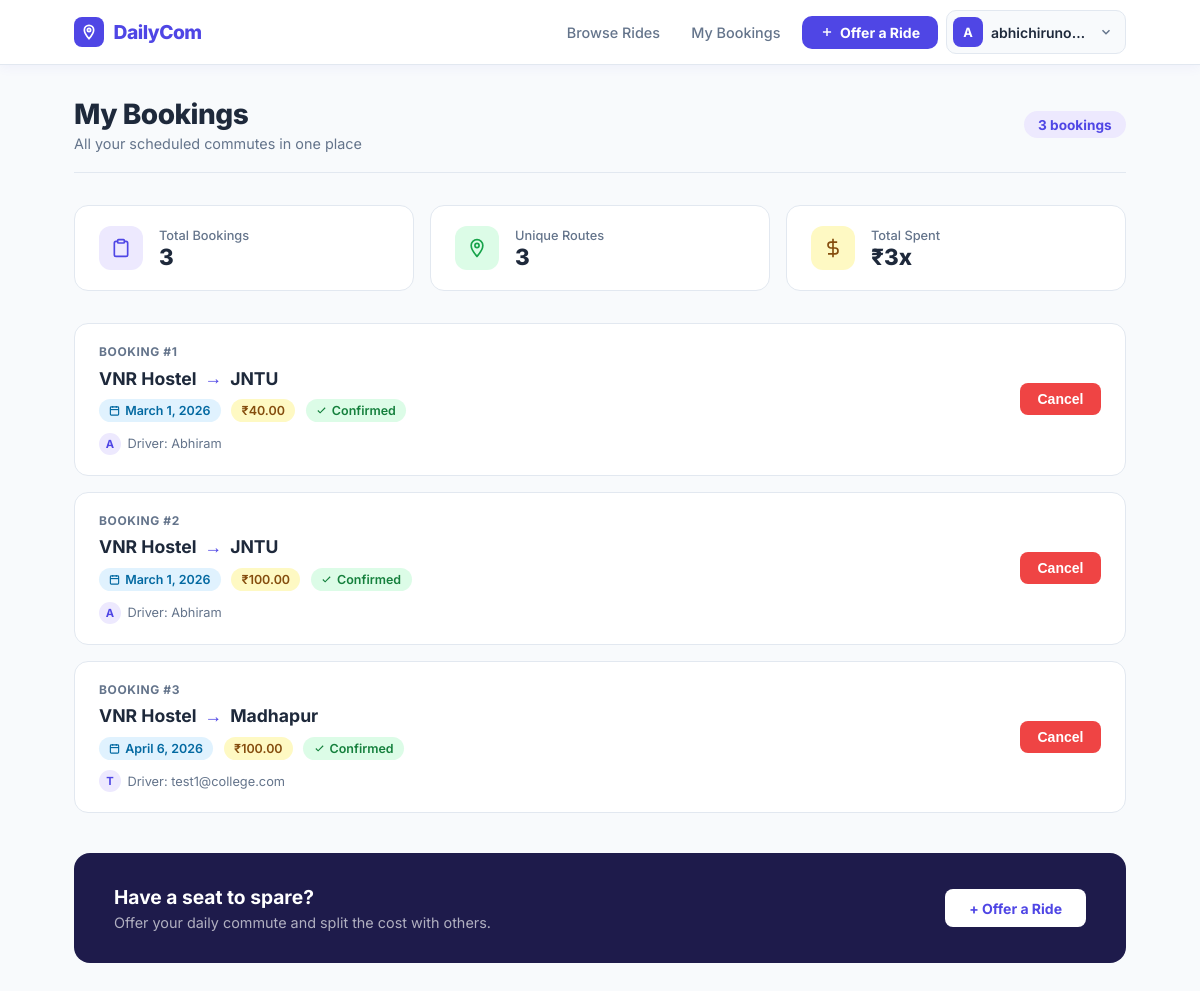
Page /my-bookings/ (signed in) on the committed database.
### rides/models.py (models this page shows, shortened)
class Booking(models.Model):
    ride = models.ForeignKey(Ride, on_delete=models.CASCADE)
    user = models.ForeignKey(User, on_delete=models.CASCADE)
    booked_at = models.DateTimeField(auto_now_add=True)

class Ride(models.Model):
    driver = models.ForeignKey(User, on_delete=models.CASCADE)
    source = models.CharField(max_length=100)
    destination = models.CharField(max_length=100)
    date = models.DateField()
    seats_available = models.IntegerField()
    price = models.DecimalField(max_digits=6, decimal_places=2)

### rides/views.py (the view)
# urls.py: path("my-bookings/", views.my_bookings, name="my_bookings"),
@login_required
def my_bookings(request):
    bookings = Booking.objects.filter(user=request.user)
    return render(request, "my_bookings.html", {
        "bookings": bookings
    })

### templates/my_bookings.html (shortened to what this page needs)
{% extends "base.html" %}
{% block content %}
<div class="mb-header">
  <div class="mb-header-left">
    <h1>My Bookings</h1>
    <p>All your scheduled commutes in one place</p>
  </div>
  {% if bookings %}
  <span class="mb-count-pill">{{ bookings|length }} booking{{ bookings|length|pluralize }}</span>
  {% endif %}
</div>
{% if bookings %}
<div class="mb-stats">
  <div class="mb-stat">
    <div class="mb-stat-icon purple">
      <svg width="20" height="20" viewBox="0 0 24 24" fill="none" stroke="#4f46e5" stroke-width="2"><path d="M16 4h2a2 2 0 0 1 2 2v14a2 2 0 0 1-2 2H6a2 2 0 0 1-2-2V6a2 2 0 0 1 2-2h2"/><rect x="8" y="2" width="8" height="4" rx="1"/></svg>
    </div>
    <div>
      <div class="mb-stat-label">Total Bookings</div>
      <div class="mb-stat-value">{{ bookings|length }}</div>
    </div>
  </div>
  <div class="mb-stat">
    <div class="mb-stat-icon green">
      <svg width="20" height="20" viewBox="0 0 24 24" fill="none" stroke="#16a34a" stroke-width="2"><path d="M12 2C8.13 2 5 5.13 5 9c0 5.25 7 13 7 13s7-7.75 7-13c0-3.87-3.13-7-7-7z"/><circle cx="12" cy="9" r="2.5"/></svg>
    </div>
    <div>
      <div class="mb-stat-label">Unique Routes</div>
      <div class="mb-stat-value">{{ bookings|length }}</div>
    </div>
  </div>
  <div class="mb-stat">
    <div class="mb-stat-icon amber">
      <svg width="20" height="20" viewBox="0 0 24 24" fill="none" stroke="#854d0e" stroke-width="2"><line x1="12" y1="1" x2="12" y2="23"/><path d="M17 5H9.5a3.5 3.5 0 0 0 0 7h5a3.5 3.5 0 0 1 0 7H6"/></svg>
    </div>
    <div>
      <div class="mb-stat-label">Total Spent</div>
      <div class="mb-stat-value">₹{% with total=0 %}{% for b in bookings %}{% endfor %}{{ bookings|length }}x{% endwith %}</div>
    </div>
  </div>
</div>
<div class="mb-list">
  {% for booking in bookings %}
  <div class="mb-card">
    <div class="mb-card-left">
      <div class="mb-card-number">Booking #{{ forloop.counter }}</div>
      <div class="mb-route">
        {{ booking.ride.source }}
        <span class="mb-route-arrow">→</span>
        {{ booking.ride.destination }}
      </div>
      <div class="mb-meta">
        <span class="mb-badge mb-badge-date">
          <svg width="11" height="11" viewBox="0 0 24 24" fill="none" stroke="currentColor" stroke-width="2.5"><rect x="3" y="4" width="18" height="18" rx="2"/><line x1="16" y1="2" x2="16" y2="6"/><line x1="8" y1="2" x2="8" y2="6"/><line x1="3" y1="10" x2="21" y2="10"/></svg>
          {{ booking.ride.date }}
        </span>
        <span class="mb-badge mb-badge-price">
          ₹{{ booking.ride.price }}
        </span>
        <span class="mb-badge mb-badge-status-booked">
          <svg width="11" height="11" viewBox="0 0 24 24" fill="none" stroke="currentColor" stroke-width="2.5"><polyline points="20 6 9 17 4 12"/></svg>
          Confirmed
        </span>
      </div>
      <div class="mb-driver">
        <span class="mb-driver-avatar">{{ booking.ride.driver.username|first|upper }}</span>
        Driver: {{ booking.ride.driver.username }}
      </div>
    </div>
    <div class="mb-card-action">
      <form method="POST" action="{% url 'cancel_booking' booking.id %}">
        <button type="submit" class="btn btn-danger"
          onclick="return confirm('Cancel this booking?')">
          Cancel
        </button>
      </form>
    </div>
  </div>
  {% endfor %}
</div>
{% endif %}
<div class="mb-cta">
  <div>
    <h3>Have a seat to spare?</h3>
    <p>Offer your daily commute and split the cost with others.</p>
  </div>
  <a href="{% url 'create_ride' %}" class="btn btn-white" style="padding:.65rem 1.5rem;">+ Offer a Ride</a>
</div>
{% endblock %}

### templates/base.html (shortened to what this page needs)
{% load static %}
<!DOCTYPE html>
<html>
<head>
  <link rel="stylesheet" href="{% static 'css/style.css' %}">
</head>
<body>
<nav class="dc-nav">
  <div class="dc-nav-inner">
    <a href="{% url 'home' %}" class="dc-nav-brand">
      <div class="dc-nav-brand-icon">
        <svg width="16" height="16" viewBox="0 0 24 24" fill="none" stroke="#fff" stroke-width="2.5">
          <path d="M12 2C8.13 2 5 5.13 5 9c0 5.25 7 13 7 13s7-7.75 7-13c0-3.87-3.13-7-7-7z"/>
          <circle cx="12" cy="9" r="2.5"/>
        </svg>
      </div>
      DailyCom
    </a>
    {% if user.is_authenticated %}
    <div class="dc-nav-links">
      <a href="{% url 'home' %}" class="dc-nav-link">Browse Rides</a>
      <a href="{% url 'my_bookings' %}" class="dc-nav-link">My Bookings</a>
      <a href="{% url 'create_ride' %}" class="dc-nav-cta">
        <svg width="14" height="14" viewBox="0 0 24 24" fill="none" stroke="currentColor" stroke-width="2.5"><line x1="12" y1="5" x2="12" y2="19"/><line x1="5" y1="12" x2="19" y2="12"/></svg>
        Offer a Ride
      </a>
      <div class="dc-user-menu" id="userMenu">
        <button class="dc-user-btn" id="userBtn" onclick="toggleUserMenu()">
          <div class="dc-user-avatar">{{ user.username|first|upper }}</div>
          <span class="dc-user-name">{{ user.username }}</span>
          <svg width="14" height="14" viewBox="0 0 24 24" fill="none" stroke="currentColor" stroke-width="2.5" class="dc-chevron"><polyline points="6 9 12 15 18 9"/></svg>
        </button>
      </div>
    </div>
    {% endif %}
  </div>
</nav>
<div class="container">
  {% block content %}{% endblock %}
</div>
</body>
</html>

### static/css/style.css (style rules this page uses)
*, *::before, *::after { box-sizing: border-box; margin: 0; padding: 0; }
:root { --primary: #4f46e5; --primary-dk: #3730a3; --accent: #06b6d4; --bg: #f8fafc; --surface: #ffffff; --border: #e2e8f0; --text: #1e293b; --muted: #64748b; --danger: #ef4444; --success: #22c55e; --radius: 12px; --shadow: 0 4px 24px rgba(79, 70, 229, .08); }
body { font-family: 'Inter', sans-serif; background: var(--bg); color: var(--text); min-height: 100vh; }
a { color: var(--primary); text-decoration: none; }
nav { background: var(--surface); border-bottom: 1px solid var(--border); box-shadow: 0 1px 6px rgba(0, 0, 0, .06); position: sticky; top: 0; z-index: 100; }
.container { max-width: 1100px; margin: 2rem auto; padding: 0 1.5rem; }
.btn { display: inline-block; padding: .5rem 1.1rem; border-radius: 8px; font-size: .875rem; font-weight: 600; cursor: pointer; transition: background .15s, transform .1s; border: none; text-decoration: none; }
.btn-danger { background: var(--danger); color: #fff; }

### templates/my_bookings.html (style rules this page uses)
.mb-header { display: flex; align-items: center; justify-content: space-between; margin-bottom: 2rem; padding-bottom: 1.25rem; border-bottom: 1.5px solid var(--border); flex-wrap: wrap; gap: 1rem; }
.mb-header-left h1 { font-size: 1.75rem; font-weight: 800; color: var(--text); letter-spacing: -.5px; margin-bottom: .25rem; }
.mb-header-left p { font-size: .9rem; color: var(--muted); }
.mb-count-pill { background: #ede9fe; color: var(--primary); font-size: .85rem; font-weight: 700; padding: .35rem .9rem; border-radius: 999px; }
.mb-stats { display: grid; grid-template-columns: repeat(3, 1fr); gap: 1rem; margin-bottom: 2rem; }
.mb-stat { background: #fff; border: 1px solid var(--border); border-radius: 14px; padding: 1.25rem 1.5rem; display: flex; align-items: center; gap: 1rem; }
.mb-stat-icon { width: 44px; height: 44px; border-radius: 12px; display: flex; align-items: center; justify-content: center; flex-shrink: 0; }
.mb-stat-icon.purple { background: #ede9fe; }
.mb-stat-icon.green { background: #dcfce7; }
.mb-stat-icon.amber { background: #fef9c3; }
.mb-stat-label { font-size: .8rem; color: var(--muted); font-weight: 500; margin-bottom: .2rem; }
.mb-stat-value { font-size: 1.4rem; font-weight: 800; color: var(--text); line-height: 1; }
.mb-list { display: flex; flex-direction: column; gap: 1rem; }
.mb-card { background: #fff; border: 1px solid var(--border); border-radius: 14px; padding: 1.25rem 1.5rem; display: flex; align-items: center; justify-content: space-between; gap: 1rem; flex-wrap: wrap; transition: box-shadow .15s, transform .15s; }
.mb-card-left { flex: 1; min-width: 200px; }
.mb-card-number { font-size: .75rem; font-weight: 700; color: var(--muted); text-transform: uppercase; letter-spacing: .05em; margin-bottom: .5rem; }
.mb-route { font-size: 1.1rem; font-weight: 700; color: var(--text); display: flex; align-items: center; gap: .5rem; margin-bottom: .65rem; }
.mb-route-arrow { color: var(--primary); }
.mb-meta { display: flex; flex-wrap: wrap; gap: .4rem .65rem; align-items: center; }
.mb-badge { display: inline-flex; align-items: center; gap: .3rem; font-size: .78rem; font-weight: 600; padding: .25rem .65rem; border-radius: 999px; }
.mb-badge-date { background: #e0f2fe; color: #0369a1; }
.mb-badge-price { background: #fef9c3; color: #854d0e; }
.mb-badge-status-booked { background: #dcfce7; color: #15803d; }
.mb-driver { margin-top: .65rem; font-size: .8rem; color: var(--muted); display: flex; align-items: center; gap: .4rem; }
.mb-driver-avatar { width: 22px; height: 22px; border-radius: 50%; background: #ede9fe; color: var(--primary); font-size: .7rem; font-weight: 700; display: inline-flex; align-items: center; justify-content: center; }
.mb-card-action { flex-shrink: 0; }
.mb-cta { background: #1e1b4b; border-radius: 16px; padding: 2rem 2.5rem; display: flex; align-items: center; justify-content: space-between; gap: 1.5rem; margin-top: 2.5rem; flex-wrap: wrap; }
.mb-cta h3 { font-size: 1.2rem; font-weight: 700; color: #fff; margin-bottom: .3rem; }
.mb-cta p { font-size: .9rem; color: rgba(255,255,255,.65); }
.btn-white { background: #fff; color: var(--primary); font-weight: 700; white-space: nowrap; }

### rows in the picture
Booking: ride.source "VNR Hostel", ride.destination "JNTU", ride "March 1, 2026", ride.price "40.00", ride.driver.username|first "A", ride.driver.username "Abhiram"
Booking: ride.source "VNR Hostel", ride.destination "JNTU", ride "March 1, 2026", ride.price "100.00", ride.driver.username|first "A", ride.driver.username "Abhiram"
Booking: ride.source "VNR Hostel", ride.destination "Madhapur", ride "April 6, 2026", ride.price "100.00", ride.driver.username|first "T", ride.driver.username "test1@college.com"

### other values in the picture
{{ user.username|first|upper }} "A"
{{ user.username }} "abhichiruno…"
{{ bookings|length }} "3"
